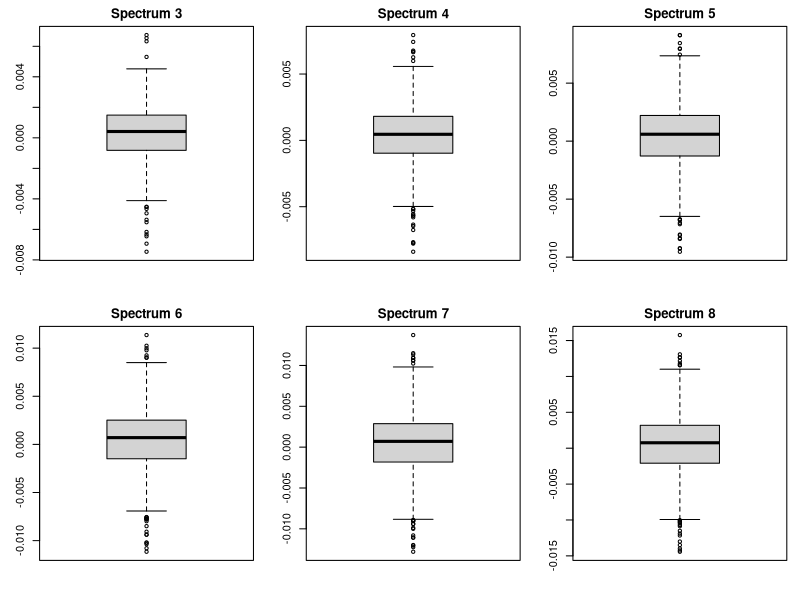
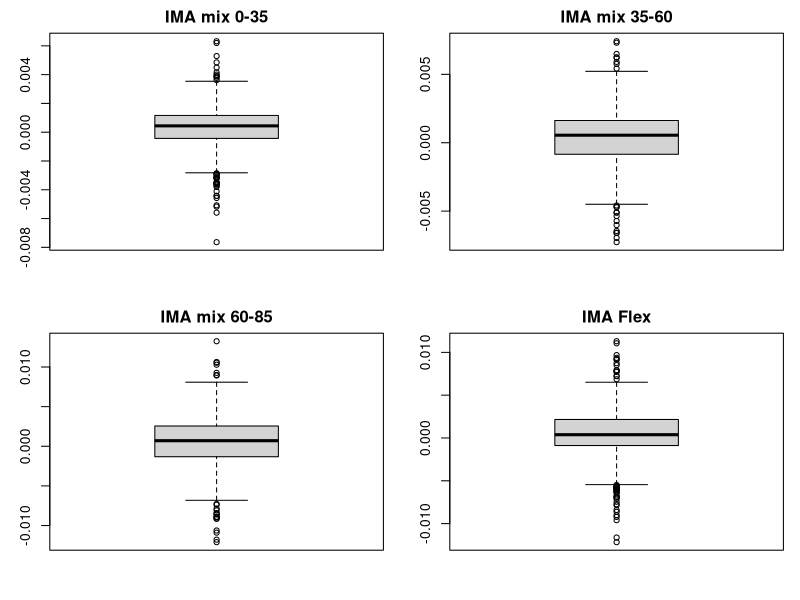

Generate these figures, in order, with R:
FundPrices <- read.csv("CitiPrices.csv", header = TRUE)
FundPrices$Date <- as.Date(FundPrices$Date, "%d/%m/%Y")
str(FundPrices)
names(FundPrices)

SectorRet <- read.csv("IMAreturns.csv", header = TRUE)
SectorRet$Date <- as.Date(SectorRet$Date, "%d-%b-%y")
str(SectorRet)
names(SectorRet)
SectorRet$IMA35Ret <- SectorRet$IMAmix35/100
SectorRet$IMA60Ret <- SectorRet$IMAmix60/100
SectorRet$IMA85Ret <- SectorRet$IMAmix85/100
SectorRet$IMAfRet <- SectorRet$IMAflex/100


FundPRes <- reshape(FundPrices[FundPrices$Class == "OA",],  
                    drop = c("Class", "SwingBasis", "Bid", "Offer"),
                    idvar = c("Date"),
                    timevar = "Fund", 
                    direction = "wide")
head(FundPRes)
n <- nrow(FundPRes)
FundPRes$Spec3Ret <- c(NA, FundPRes$Mid.SKSPEC3[2:n]/FundPRes$Mid.SKSPEC3[1:n-1]-1)
FundPRes$Spec4Ret <- c(NA, FundPRes$Mid.SKSPEC4[2:n]/FundPRes$Mid.SKSPEC4[1:n-1]-1)
FundPRes$Spec5Ret <- c(NA, FundPRes$Mid.SKSPEC5[2:n]/FundPRes$Mid.SKSPEC5[1:n-1]-1)
FundPRes$Spec6Ret <- c(NA, FundPRes$Mid.SKSPEC6[2:n]/FundPRes$Mid.SKSPEC6[1:n-1]-1)
FundPRes$Spec7Ret <- c(NA, FundPRes$Mid.SKSPEC7[2:n]/FundPRes$Mid.SKSPEC7[1:n-1]-1)
FundPRes$Spec8Ret <- c(NA, FundPRes$Mid.SKSPEC8[2:n]/FundPRes$Mid.SKSPEC8[1:n-1]-1)
#Worse code ever

#write.csv(FundPRes, file = "exportFundPRes.csv")

CombByDate <-merge(FundPRes, SectorRet, by = "Date", all = FALSE)
head(CombByDate)

par(mfrow = c(2,3), mar= c(3,3,2,1))
boxplot(CombByDate$Spec3Ret, main = "Spectrum 3")
boxplot(CombByDate$Spec4Ret, main = "Spectrum 4")
boxplot(CombByDate$Spec5Ret, main = "Spectrum 5")
boxplot(CombByDate$Spec6Ret, main = "Spectrum 6")
boxplot(CombByDate$Spec7Ret, main = "Spectrum 7")
boxplot(CombByDate$Spec8Ret, main = "Spectrum 8")

par(mfrow = c(2,2), mar= c(3,3,2,1))
boxplot(CombByDate$IMA35Ret, main = "IMA mix 0-35")
boxplot(CombByDate$IMA60Ret, main = "IMA mix 35-60")
boxplot(CombByDate$IMA85Ret, main = "IMA mix 60-85")
boxplot(CombByDate$IMAfRet, main = "IMA Flex")

